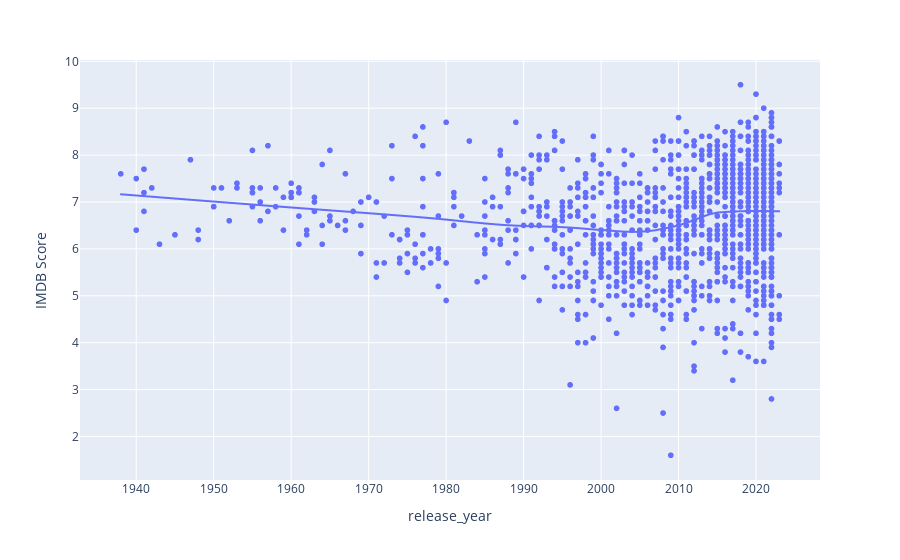

Notebook code cell kept with this figure:
### Code cell
#Creating a scatterplot based on analysed_data with release year on x-axis and IMDB score on y-axis. Adding trendline and hover data (title) for better readability.
fig_scatter = px.scatter(analysed_data, x='release_year', y='IMDB Score', trendline='lowess', hover_data=["title"])
fig_scatter.show()

### Figure 1 — Plotly figure (JSON) as saved in the notebook; plotly's stock layout.template omitted (floating-point values rounded to 4 significant figures; data arrays with more than 128 entries replaced by an {"elided": "..."} marker saying what was removed)
{"data": [{"customdata": {"elided": "1264x1 str values"}, "hovertemplate": "release_year=%{x}<br>IMDB Score=%{y}<br>title=%{customdata[0]}<extra></extra>", "legendgroup": "", "marker": {"color": "#636efa", "symbol": "circle"}, "mode": "markers", "name": "", "showlegend": false, "type": "scattergl", "x": {"elided": "1264 int values"}, "xaxis": "x", "y": {"elided": "1264 float values"}, "yaxis": "y"}, {"hovertemplate": "<b>LOWESS trendline</b><br><br>release_year=%{x}<br>IMDB Score=%{y} <b>(trend)</b><extra></extra>", "legendgroup": "", "marker": {"color": "#636efa", "symbol": "circle"}, "mode": "lines", "name": "", "showlegend": false, "type": "scattergl", "x": {"elided": "1264 int values"}, "xaxis": "x", "y": {"elided": "1264 float values"}, "yaxis": "y"}], "layout": {"legend": {"tracegroupgap": 0}, "margin": {"t": 60}, "xaxis": {"anchor": "y", "domain": [0, 1], "title": {"text": "release_year"}}, "yaxis": {"anchor": "x", "domain": [0, 1], "title": {"text": "IMDB Score"}}}}
